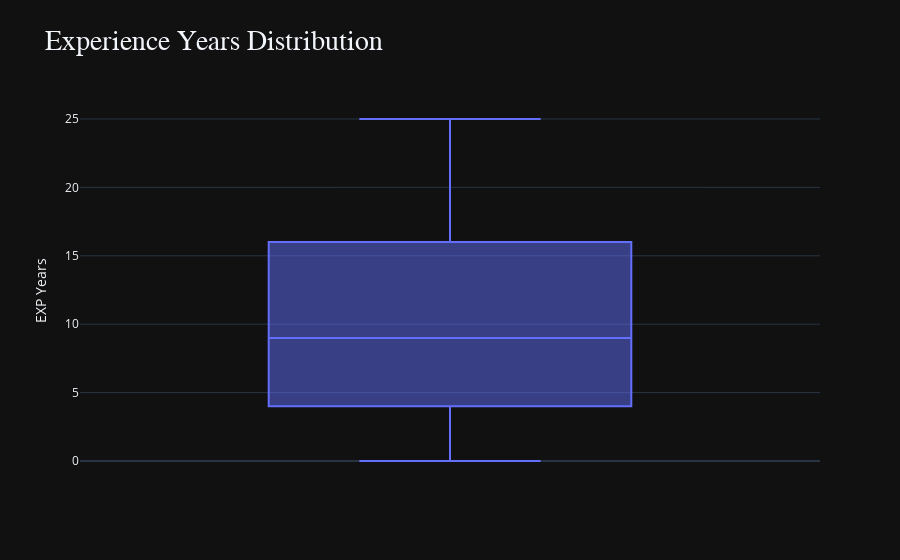

This figure's notebook cell:
### Markdown cell above
<p style = "color: #98EECC;
            font: bold 18px arial;
            padding: 15px;
            background-color: #111;
            border: 3px solid lightgreen;
            border-radius: 8px">
    ♣ Experience Column 👨🦳
</p>

### Code cell
fig = px.box(
    y=df["Years of Experience"], 
    title= "Experience Years Distribution",
    template="plotly_dark",
    labels={"y" :"EXP Years"},
)
custome_layout()

iplot(fig)

### Figure 1 — Plotly figure (JSON) as saved in the notebook; plotly's stock layout.template omitted (floating-point values rounded to 4 significant figures; data arrays with more than 128 entries replaced by an {"elided": "..."} marker saying what was removed)
{"data": [{"alignmentgroup": "True", "hovertemplate": "EXP Years=%{y}<extra></extra>", "legendgroup": "", "marker": {"color": "#636efa"}, "name": "", "notched": false, "offsetgroup": "", "orientation": "v", "showlegend": false, "type": "box", "x0": " ", "xaxis": "x", "y": {"elided": "324 float values"}, "y0": " ", "yaxis": "y"}], "layout": {"boxmode": "group", "hoverlabel": {"bgcolor": "#111", "font": {"family": "arial", "size": 16}}, "legend": {"tracegroupgap": 0}, "showlegend": false, "title": {"font": {"family": "tahoma", "size": 28}, "text": "Experience Years Distribution"}, "xaxis": {"anchor": "y", "domain": [0, 1]}, "yaxis": {"anchor": "x", "domain": [0, 1], "title": {"text": "EXP Years"}}}}
